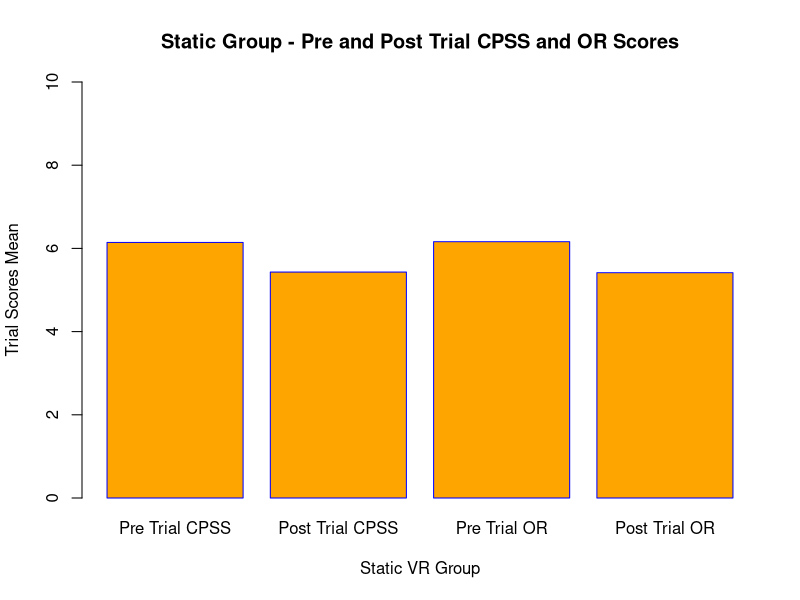
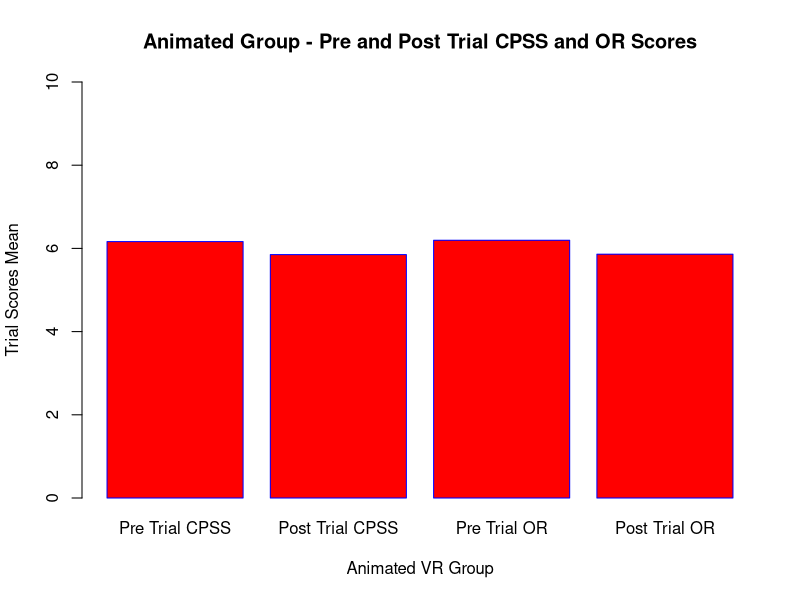
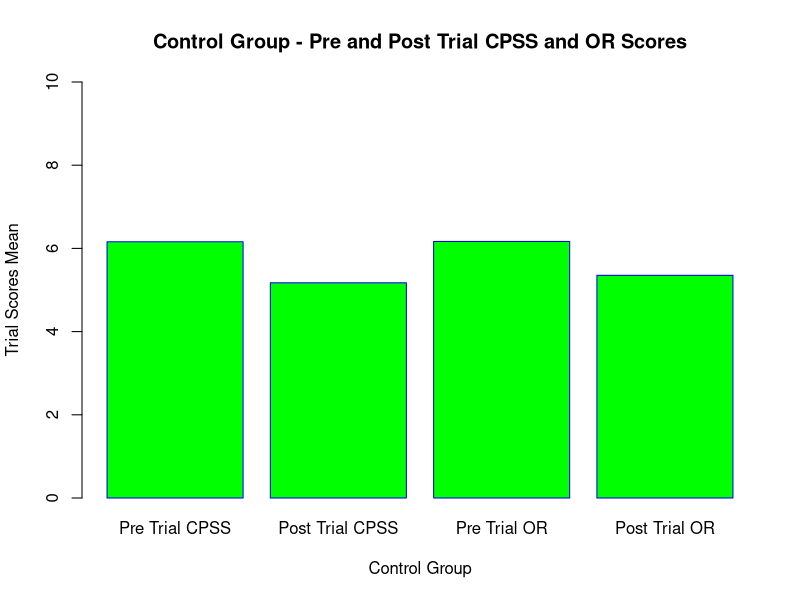
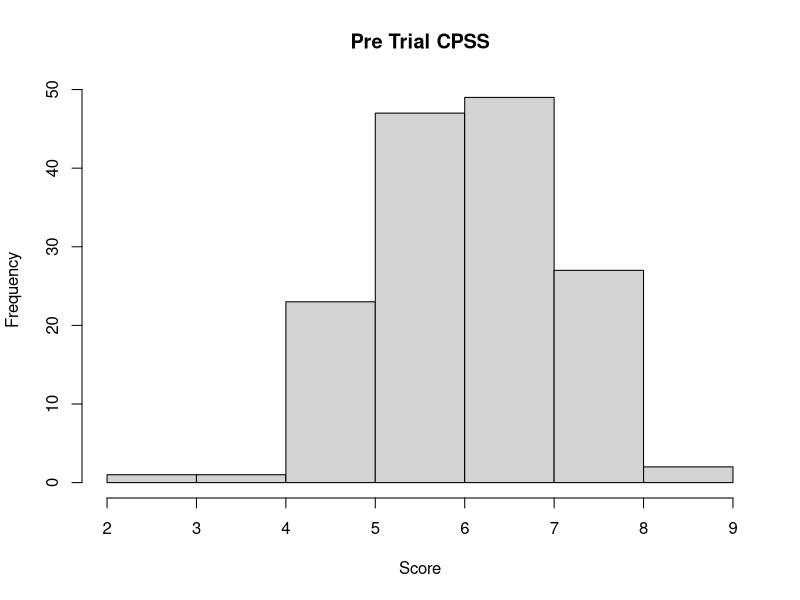
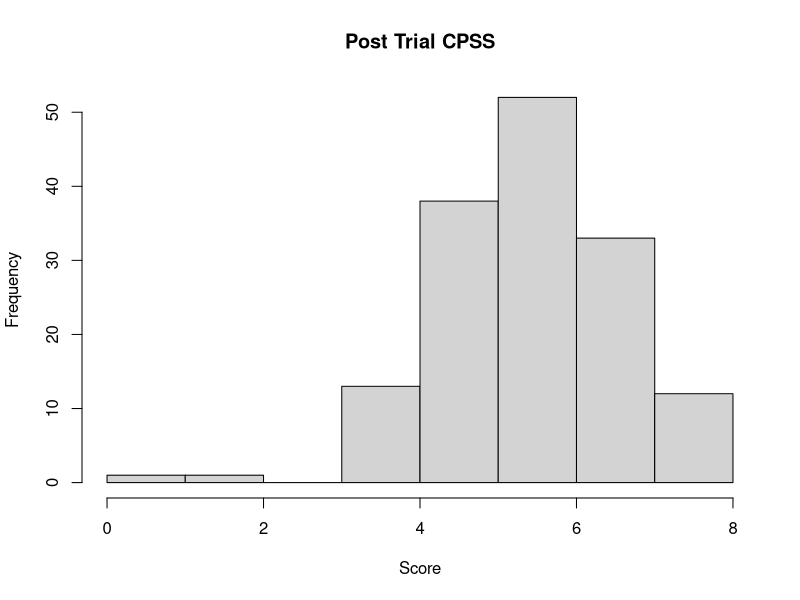
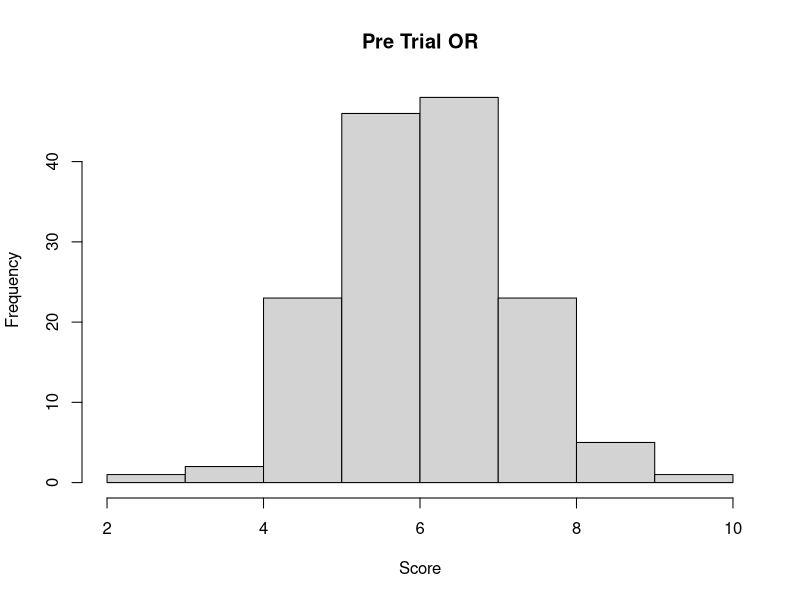
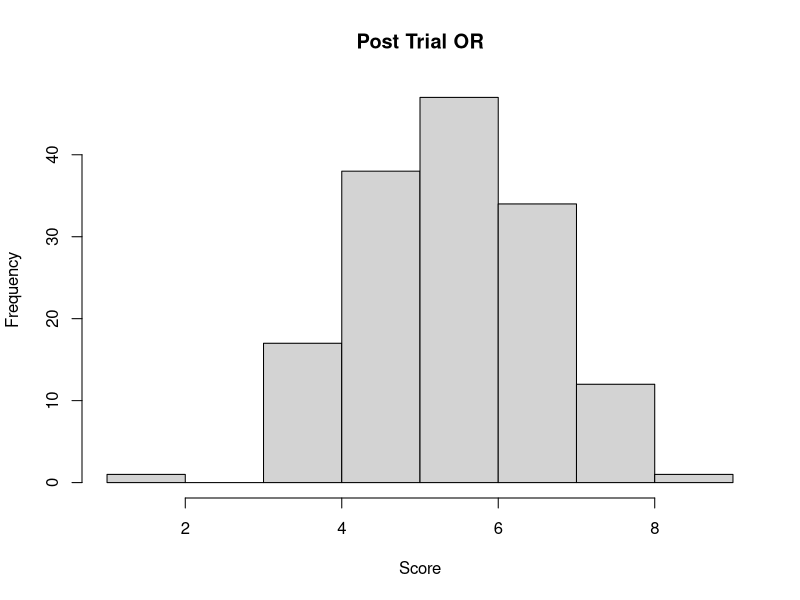
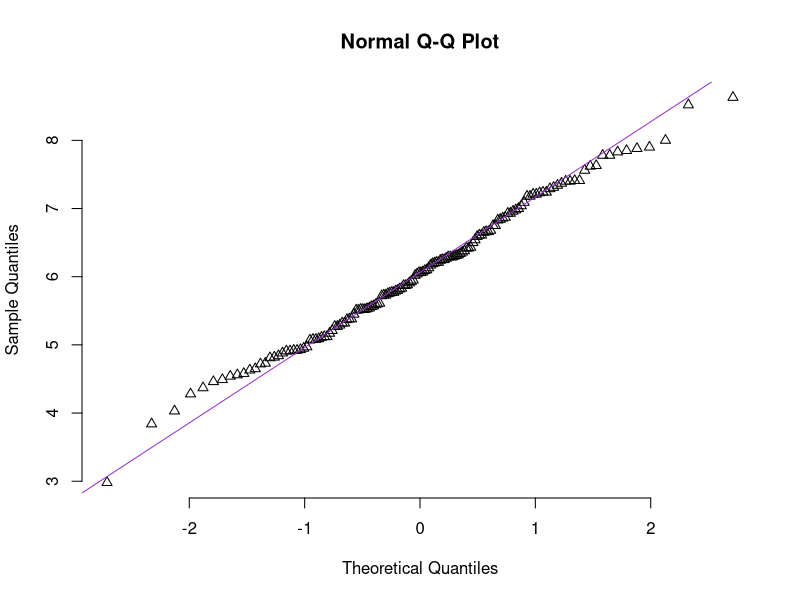

Write R code to recreate these figures, in order.
## ---- chunk 1

library(readr)
daie_ca3_data_10 <- read_csv("daie_ca3_data_10.csv")
#View(daie_ca3_data_10)

head(daie_ca3_data_10,10)

summary(daie_ca3_data_10)

tail(daie_ca3_data_10,5)

static_data<-c(6.1434,5.4312,6.161,5.4158)
CPSSOR<-c("Pre Trial CPSS","Post Trial CPSS","Pre Trial OR","Post Trial OR")

barplot(static_data,xlab="Static VR Group",ylab="Trial Scores Mean", main="Static Group - Pre and Post Trial CPSS and OR Scores", names.arg=CPSSOR, col="Orange", border="Blue", ylim=c(0,10))


animated_data<-c(6.1636,5.8508,6.1956,5.8608)
CPSSOR<-c("Pre Trial CPSS","Post Trial CPSS","Pre Trial OR","Post Trial OR")

barplot(animated_data,xlab="Animated VR Group",ylab="Trial Scores Mean", main="Animated Group - Pre and Post Trial CPSS and OR Scores", names.arg=CPSSOR, col="Red", border="Blue", ylim=c(0,10))


control_data<-c(6.1592,5.173,6.1666,5.3524)
CPSSOR<-c("Pre Trial CPSS","Post Trial CPSS","Pre Trial OR","Post Trial OR")

barplot(control_data,xlab="Control Group",ylab="Trial Scores Mean", main="Control Group - Pre and Post Trial CPSS and OR Scores", names.arg=CPSSOR, col="Green", border="Blue", ylim=c(0,10))

## ---- chunk 2



hist(daie_ca3_data_10$pre_trial_cpss,
main = "Pre Trial CPSS",
xlab = "Score",
ylab = "Frequency",
breaks = 8)


hist(daie_ca3_data_10$post_trial_cpss,
main = "Post Trial CPSS",
xlab = "Score",
ylab = "Frequency",
breaks = 8)


hist(daie_ca3_data_10$pre_trial_or,
main = "Pre Trial OR",
xlab = "Score",
ylab = "Frequency",
breaks = 8)


hist(daie_ca3_data_10$post_trial_or,
main = "Post Trial OR",
xlab = "Score",
ylab = "Frequency",
breaks = 8)



## ---- chunk 3

qqnorm(daie_ca3_data_10$pre_trial_cpss,
       pch = 2, frame = FALSE)

qqline(daie_ca3_data_10$pre_trial_cpss,
       col = "darkorchid", lwd = 1)



qqnorm(daie_ca3_data_10$post_trial_cpss,
       pch = 2, frame = FALSE)

qqline(daie_ca3_data_10$post_trial_cpss,
       col = "darkorchid", lwd = 1)




qqnorm(daie_ca3_data_10$pre_trial_or,
       pch = 2, frame = FALSE)

qqline(daie_ca3_data_10$pre_trial_or,
       col = "darkorchid", lwd = 1)



qqnorm(daie_ca3_data_10$post_trial_or,
       pch = 2, frame = FALSE)

qqline(daie_ca3_data_10$post_trial_or,
       col = "darkorchid", lwd = 1)




## ---- chunk 4
